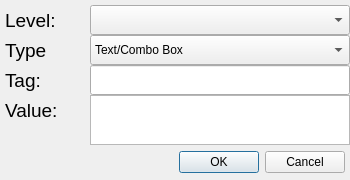
<?xml version="1.0" encoding="UTF-8"?>
<ui version="4.0">
 <class>Dialog</class>
 <widget class="QDialog" name="Dialog">
  <property name="geometry">
   <rect>
    <x>0</x>
    <y>0</y>
    <width>350</width>
    <height>180</height>
   </rect>
  </property>
  <property name="windowTitle">
   <string>Input Node</string>
  </property>
  <widget class="QLabel" name="label_2">
   <property name="geometry">
    <rect>
     <x>5</x>
     <y>35</y>
     <width>75</width>
     <height>30</height>
    </rect>
   </property>
   <property name="font">
    <font>
     <pointsize>14</pointsize>
    </font>
   </property>
   <property name="text">
    <string>Type</string>
   </property>
  </widget>
  <widget class="QLabel" name="label_1">
   <property name="geometry">
    <rect>
     <x>5</x>
     <y>5</y>
     <width>75</width>
     <height>30</height>
    </rect>
   </property>
   <property name="font">
    <font>
     <pointsize>14</pointsize>
    </font>
   </property>
   <property name="text">
    <string>Level:</string>
   </property>
  </widget>
  <widget class="QLineEdit" name="valueLE">
   <property name="geometry">
    <rect>
     <x>90</x>
     <y>65</y>
     <width>260</width>
     <height>30</height>
    </rect>
   </property>
  </widget>
  <widget class="QLabel" name="label_3">
   <property name="geometry">
    <rect>
     <x>5</x>
     <y>65</y>
     <width>75</width>
     <height>30</height>
    </rect>
   </property>
   <property name="font">
    <font>
     <pointsize>14</pointsize>
    </font>
   </property>
   <property name="text">
    <string>Tag:</string>
   </property>
  </widget>
  <widget class="QComboBox" name="typeCB">
   <property name="geometry">
    <rect>
     <x>90</x>
     <y>35</y>
     <width>260</width>
     <height>30</height>
    </rect>
   </property>
   <item>
    <property name="text">
     <string>Text/Combo Box</string>
    </property>
   </item>
   <item>
    <property name="text">
     <string>Radio Button/Check Box</string>
    </property>
   </item>
  </widget>
  <widget class="QComboBox" name="levelCB">
   <property name="geometry">
    <rect>
     <x>90</x>
     <y>5</y>
     <width>260</width>
     <height>30</height>
    </rect>
   </property>
  </widget>
  <widget class="QDialogButtonBox" name="buttonBox">
   <property name="geometry">
    <rect>
     <x>179</x>
     <y>150</y>
     <width>166</width>
     <height>25</height>
    </rect>
   </property>
   <property name="standardButtons">
    <set>QDialogButtonBox::Cancel|QDialogButtonBox::Ok</set>
   </property>
  </widget>
  <widget class="QLabel" name="label_4">
   <property name="geometry">
    <rect>
     <x>5</x>
     <y>95</y>
     <width>75</width>
     <height>30</height>
    </rect>
   </property>
   <property name="font">
    <font>
     <pointsize>14</pointsize>
    </font>
   </property>
   <property name="text">
    <string>Value:</string>
   </property>
  </widget>
  <widget class="QTextEdit" name="inputTE">
   <property name="geometry">
    <rect>
     <x>90</x>
     <y>95</y>
     <width>260</width>
     <height>50</height>
    </rect>
   </property>
  </widget>
 </widget>
 <resources/>
 <connections/>
</ui>
